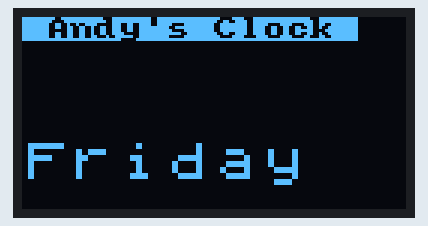
This sketch was run on a simulated Arduino Uno, built with avr-gcc and run on an emulated ATmega328P. On the bench: 128×64 one-colour display. The local clock reads 2024-03-15 10:24:30 at power-on unless the sketch sets it.

Above: at 0.3 s.
At 10.9 s:
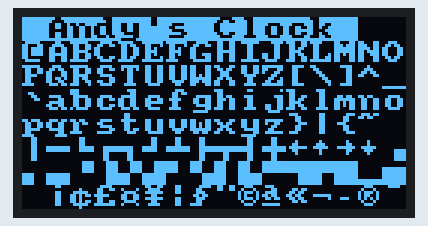
At 15.1 s:
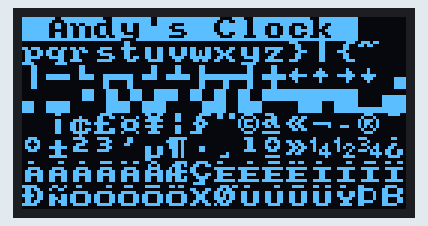
At 20.8 s:
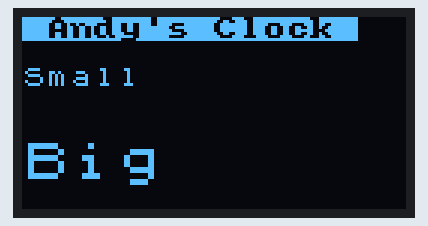
At 27.0 s:
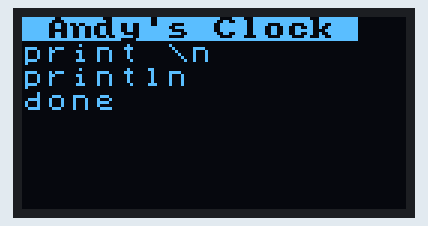
At 32.8 s:
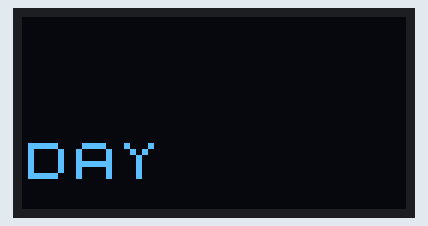

The sketch:

oled_clock_u8x8.ino
```cpp
#include <Arduino.h>
#include <U8x8lib.h>
#include "RTClib.h"

#ifdef U8X8_HAVE_HW_SPI
#include <SPI.h>
#endif
#ifdef U8X8_HAVE_HW_I2C
#include <Wire.h>
#endif


RTC_DS3231 rtc;
U8X8_SSD1306_128X64_NONAME_4W_SW_SPI u8x8(/* clock=*/ 13, /* data=*/ 11, /* cs=*/ 10, /* dc=*/ 9, /* reset=*/ 8);
char daysOfTheWeek[7][12] = {"Sunday", "Monday", "Tuesday", "Wednesday", "Thursday", "Friday", "Saturday"};


void setup(void)
{
  u8x8.begin();
  rtc.begin();
}

void pre(void)
{
  u8x8.setFont(u8x8_font_amstrad_cpc_extended_f);
  u8x8.clear();

  u8x8.inverse();
  u8x8.print(" Andy's Clock ");
  u8x8.setFont(u8x8_font_chroma48medium8_r);
  u8x8.noInverse();
  u8x8.setCursor(0,1);
}

void draw_bar(uint8_t c, uint8_t is_inverse)
{
  uint8_t r;
  u8x8.setInverseFont(is_inverse);
  for( r = 0; r < u8x8.getRows(); r++ )
  {
    u8x8.setCursor(c, r);
    u8x8.print(" ");
  }
}

void draw_ascii_row(uint8_t r, int start)
{
  int a;
  uint8_t c;
  for( c = 0; c < u8x8.getCols(); c++ )
  {
    u8x8.setCursor(c,r);
    a = start + c;
    if ( a <= 255 )
      u8x8.write(a);
  }
}

void loop(void)
{
//////////u8x8.draw2x2String(0, 5, "Big");
  pre();
  DateTime now = rtc.now();
    u8x8.draw2x2String(0, 5,daysOfTheWeek[now.dayOfTheWeek()]);
    delay(2000);
    draw_bar(0, 1);
  for(int c = 1; c < u8x8.getCols(); c++ )
  {
    draw_bar(c, 1);
    draw_bar(c-1, 0);
    delay(50);
  }
  draw_bar(u8x8.getCols()-1, 0);
  int DAY=(now.day(), DEC);
  u8x8.draw2x2String(0, 5, "DAY");
//    u8x8.print(daysOfTheWeek[now.dayOfTheWeek()]);
//    u8x8.setCursor(18, 40);
//    u8x8.print(now.day(), DEC);
//    u8x8.print('/');
//    if (now.month() < 10) {
//      u8x8.print("0");
//    }
//    //u8x8.print(printf("%02d",now.month()), DEC);
//    u8x8.print(now.month(), DEC);
//    u8x8.print('/');
//    u8x8.print(now.year(), DEC);
//    u8x8.setCursor(30, 63);
//    u8x8.print(now.hour(), DEC);
//    u8x8.print(':');
//    if (now.minute() < 10) {
//      u8x8.print("0");
//    }
//    u8x8.print(now.minute(), DEC);
//    u8x8.print(':');
//    if (now.second() < 10) {
//      u8x8.print("0");
//    }
//    u8x8.print(now.second(), DEC);
  delay(1000);
//////////

  delay(2000);

  pre();


  pre();
  u8x8.setFont(u8x8_font_amstrad_cpc_extended_f);
  for(int d = 0; d < 8; d ++ )
  {
    for(int r = 1; r < u8x8.getRows(); r++ )
    {
      draw_ascii_row(r, (r-1+d)*u8x8.getCols() + 32);
    }
    delay(800);
  }

  draw_bar(u8x8.getCols()-1, 1);
  for(int c = u8x8.getCols()-1; c > 0; c--)
  {
    draw_bar(c-1, 1);
    draw_bar(c, 0);
    delay(50);
  }
  draw_bar(0, 0);

  pre();
  u8x8.drawString(0, 2, "Small");
  u8x8.draw2x2String(0, 5, "Big");
  delay(3000);

  pre();
  u8x8.fillDisplay();
  for(int r = 0; r < u8x8.getRows(); r++ )
  {
    u8x8.clearLine(r);
    delay(100);
  }
  delay(1000);

  pre();
  u8x8.print("print \\n\n");
  delay(500);
  u8x8.println("println");
  delay(500);
  u8x8.println("done");
  delay(1500);

}
```

Measured:
- what the display in image 0 shows lasts 2.0 s, from 0.2 s to 2.2 s
- what the display in image 1 shows lasts 0.8 s, from 10.9 s to 11.7 s
- what the display in image 3 shows lasts 3.0 s, from 20.8 s to 23.8 s
- what the display in image 4 shows lasts 1.5 s, from 26.9 s to 28.4 s
